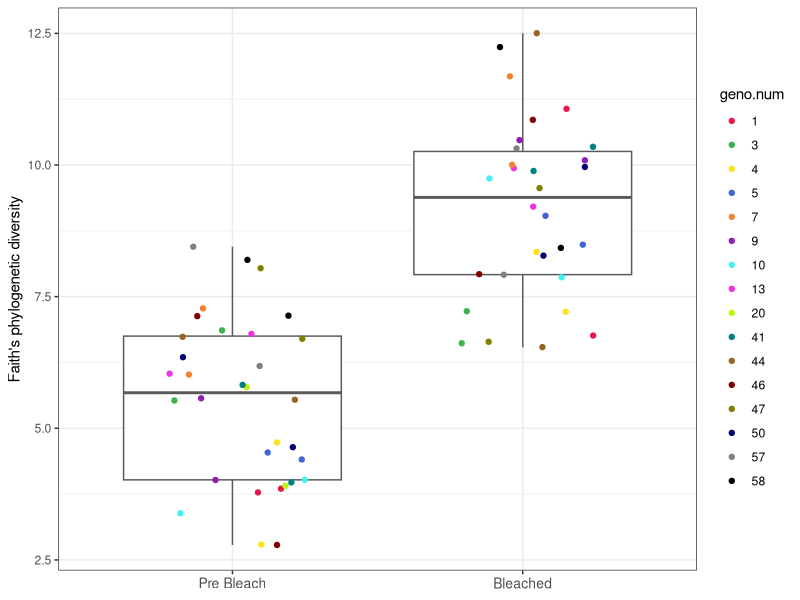

The R script that drew this image: (Note: this script raises an error after producing the figure.)
## Alpha diversity plots for Muller corals

rm(list=ls())
library("ggplot2")
library("ggthemes")


alphadiv <- read.csv("./data/alphadiv8692.csv")
head(alphadiv)
alphadiv$geno.num <- as.factor(alphadiv$geno.num)


levels(alphadiv$geno) <- c("G1", "G3", "G4","G5","G7","G9","G10","G13","G20","G41","G44","G46","G47","G50","G57","G58")
levels(alphadiv$bleach)

# functions
sderr <- function(x) {sd(x)/sqrt(length(x))}

data_summary <- function(data, varname, groupnames){
  require(plyr)
  summary_func <- function(x, col){
    c(mean = mean(x[[col]], na.rm=TRUE),
      sd = sderr(x[[col]]), na.rm=TRUE)
  }
  data_sum<-ddply(data, groupnames, .fun=summary_func,
                  varname)
  data_sum <- plyr::rename(data_sum, c("mean" = varname))
  return(data_sum)
}

# Distinct colors from https://sashat.me/2017/01/11/list-of-20-simple-distinct-colors/
myCol <- c('#e6194b', '#3cb44b', '#ffe119', '#4363d8', '#f58231', '#911eb4', '#46f0f0', 
           '#f032e6', '#bcf60c', '#008080',
           '#9a6324', '#800000', '#808000', 
          '#000075', '#808080', '#000000')
breakss <- c("Aug","Sep")
labelss <- c("Pre Bleach", "Bleached")

# alpha diversity boxplot
A <- ggplot(alphadiv, aes(x=bleach, y=faithPD)) +
  geom_boxplot(outlier.shape = NA, color = "gray35") +
  geom_point(aes(color = geno.num), 
             position = position_jitter(width = .25, height = 0)) +
  scale_x_discrete(breaks=breakss, labels=labelss) +
  ylab("Faith's phylogenetic diversity") +
  theme_bw() +
  theme(axis.title.x = element_blank(),
        axis.text.x = element_text(size = 10)) +
  scale_colour_manual(values = myCol)
A
ggsave(A, "./plots/observed_.pdf")

D <- ggplot(alphadiv, aes(x=bleach, y=faithPD)) +
  geom_boxplot(outlier.shape = NA, color = "gray35") +
  geom_point(aes(color = geno.num), position = position_jitter(width = .25, height = 0)) +
  scale_x_discrete(breaks=breakss, labels=labelss) +
  ylab("Faith's Phylogenetic Diversity") +
  theme_bw() +
  theme(axis.title.x = element_blank(),
        axis.text.x = element_text(size = 10)) +
  scale_colour_manual(values = myCol)
D
# alpha diversity scatter plot
bleach.labs <- c("Pre Bleach", "Bleached")
bleach_labeller <- function(variable,value){
  return(bleach.labs[value])
}

A <- ggplot(alphadiv, aes(x=geno.num, y=faithPD, color = geno.num)) +
  geom_point() +
  scale_colour_manual(values = myCol) +
  facet_grid(. ~ alphadiv$bleach, labeller = bleach_labeller) +
#  facet_grid(. ~ alphadiv$bleach) +
  theme_bw() + 
  ylab("Faith's phylogenetic diversity") +
  xlab("Genotype") +
  theme(axis.text.x = element_text(angle = 90, hjust = 1, vjust = 0.4))
ggsave(A, filename = "./plots/faithPD.pdf")  
